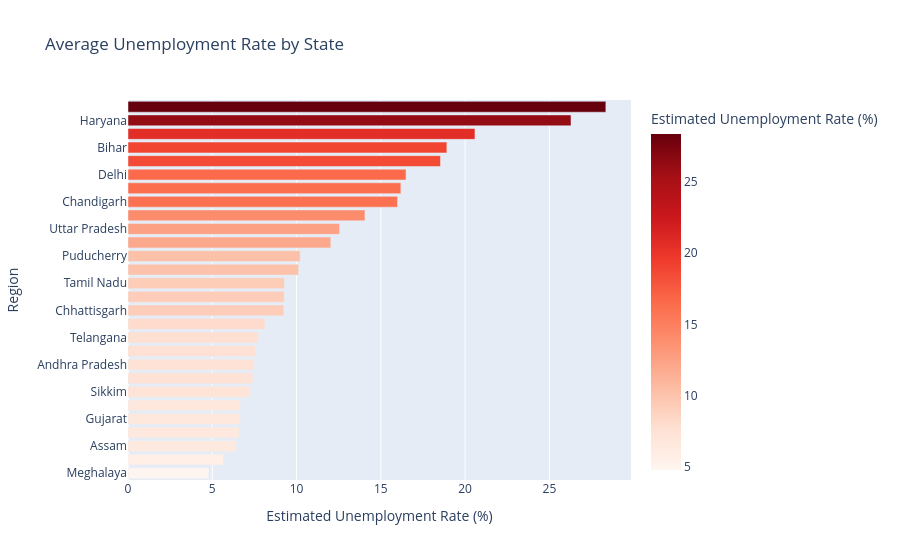

Notebook source saved alongside this figure:
### Markdown cell above
## Step 5: State-wise Comparison
Analyzing which states faced the highest and lowest unemployment rates.

### Code cell
df_state = df.groupby('Region')['Estimated Unemployment Rate (%)'].mean().reset_index().sort_values(by='Estimated Unemployment Rate (%)', ascending=False)
fig = px.bar(df_state, x='Estimated Unemployment Rate (%)', y='Region', orientation='h',
             title='Average Unemployment Rate by State',
             color='Estimated Unemployment Rate (%)', color_continuous_scale='Reds')
fig.update_layout(yaxis={'categoryorder':'total ascending'})
fig.show()

### Figure 1 — Plotly figure (JSON) as saved in the notebook; plotly's stock layout.template omitted (floating-point values rounded to 4 significant figures)
{"data": [{"hovertemplate": "Estimated Unemployment Rate (%)=%{marker.color}<br>Region=%{y}<extra></extra>", "legendgroup": "", "marker": {"color": [28.35, 26.28, 20.59, 18.92, 18.54, 16.5, 16.19, 15.99, 14.06, 12.55, 12.03, 10.22, 10.12, 9.284, 9.274, 9.24, 8.125, 7.738, 7.558, 7.477, 7.406, 7.249, 6.676, 6.664, 6.583, 6.428, 5.658, 4.799], "coloraxis": "coloraxis", "pattern": {"shape": ""}}, "name": "", "orientation": "h", "showlegend": false, "textposition": "auto", "type": "bar", "x": [28.35, 26.28, 20.59, 18.92, 18.54, 16.5, 16.19, 15.99, 14.06, 12.55, 12.03, 10.22, 10.12, 9.284, 9.274, 9.24, 8.125, 7.738, 7.558, 7.477, 7.406, 7.249, 6.676, 6.664, 6.583, 6.428, 5.658, 4.799], "xaxis": "x", "y": ["Tripura", "Haryana", "Jharkhand", "Bihar", "Himachal Pradesh", "Delhi", "Jammu & Kashmir", "Chandigarh", "Rajasthan", "Uttar Pradesh", "Punjab", "Puducherry", "Kerala", "Tamil Nadu", "Goa", "Chhattisgarh", "West Bengal", "Telangana", "Maharashtra", "Andhra Pradesh", "Madhya Pradesh", "Sikkim", "Karnataka", "Gujarat", "Uttarakhand", "Assam", "Odisha", "Meghalaya"], "yaxis": "y"}], "layout": {"barmode": "relative", "coloraxis": {"colorbar": {"title": {"text": "Estimated Unemployment Rate (%)"}}, "colorscale": [[0, "rgb(255,245,240)"], [0.125, "rgb(254,224,210)"], [0.25, "rgb(252,187,161)"], [0.375, "rgb(252,146,114)"], [0.5, "rgb(251,106,74)"], [0.625, "rgb(239,59,44)"], [0.75, "rgb(203,24,29)"], [0.875, "rgb(165,15,21)"], [1, "rgb(103,0,13)"]]}, "legend": {"tracegroupgap": 0}, "title": {"text": "Average Unemployment Rate by State"}, "xaxis": {"anchor": "y", "domain": [0, 1], "title": {"text": "Estimated Unemployment Rate (%)"}}, "yaxis": {"anchor": "x", "categoryorder": "total ascending", "domain": [0, 1], "title": {"text": "Region"}}}}
